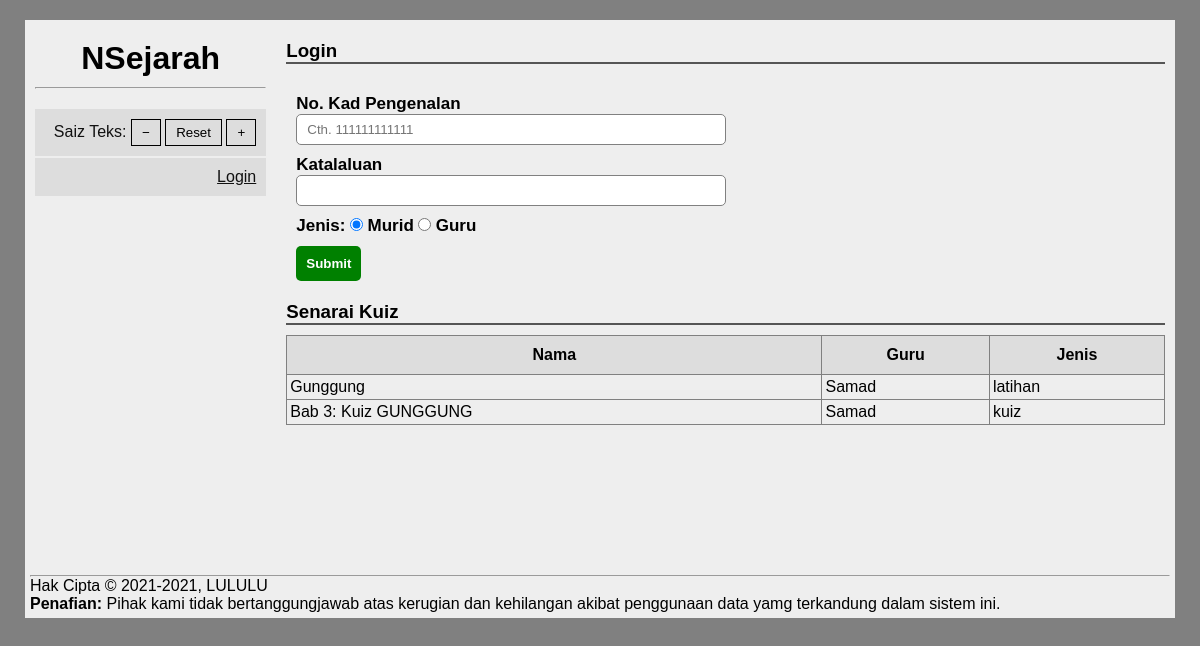
The page / on the database its author committed.
### tables this page shows
CREATE TABLE IF NOT EXISTS `kuiz` (
  `kz_id` int(10) UNSIGNED NOT NULL AUTO_INCREMENT,
  `kz_nama` varchar(255) NOT NULL,
  `kz_guru` int(10) UNSIGNED NOT NULL,
  `kz_ting` int(10) UNSIGNED DEFAULT NULL,
  `kz_tarikh` date NOT NULL,
  `kz_jenis` enum('kuiz','latihan') DEFAULT 'kuiz',
  `kz_masa` int(5) DEFAULT NULL,
  PRIMARY KEY (`kz_id`),
  KEY `kz_guru` (`kz_guru`),
  KEY `kz_ting` (`kz_ting`)
);

CREATE TABLE IF NOT EXISTS `guru` (
  `g_id` int(30) UNSIGNED NOT NULL AUTO_INCREMENT,
  `g_nokp` varchar(30) NOT NULL,
  `g_nama` varchar(255) NOT NULL,
  `g_katalaluan` varchar(255) NOT NULL,
  `g_jenis` enum('admin','guru') DEFAULT 'guru',
  PRIMARY KEY (`g_id`),
  UNIQUE KEY `g_nokp` (`g_nokp`)
);

### php/conn.php (called while the page is built, shortened)
<?php
$dbhost = 'localhost';
$dbuser = 'root';
$dbpass = '';
$dbname = 'nsejarah';
$conn = mysqli_connect( $dbhost, $dbuser, $dbpass, $dbname );
function getGuru( $id )
{
    global $conn;
    $table = 'guru';
    $col_1 = 'g_id';
    $query = "SELECT * FROM {$table} WHERE {$col_1} = ?";
    if( $stmt = $conn->prepare($query) )
    {
        $stmt->bind_param( 's', $id );
        $stmt->execute();
        $res = $stmt->get_result();
        if( $res->num_rows > 0 )
        {
            return $res->fetch_assoc();
        }
        else
        {
            return;
        }
    }
    else
    {
        return;
    }
}
function getKuizList( int $id_guru = null, int $limit = 10, int $offset = 0 )
{
    global $conn;
    $col_1 = 'kz_guru';
    $tambahan = $id_guru ? " WHERE {$col_1} = ? " : '';
    $query = "SELECT * FROM kuiz {$tambahan} LIMIT {$limit} OFFSET {$offset}";
    if( $stmt = $conn->prepare( $query ) )
    {
        $stmt->execute();
        $res = $stmt->get_result();
        if( $res->num_rows > 0 )
        {
            $kuiz_list = [];
            while( $kuiz = $res->fetch_assoc() )
            {
                array_push($kuiz_list, $kuiz);
            }
            return $kuiz_list;
        }
        else
        {
            return [];
        }
    }
}

### index.php (the view, shortened to what this page needs)
<?php
require 'php/conn.php';
?>
<!DOCTYPE html>
<html lang="en">
<head>
    <link rel="stylesheet" href="/base.css">
</head>
<body>
    <div class="container">
        <div id="navigasi">
            <?php require 'header.php'?>
        </div>
        <main>
            <?php
            if( !isset( $_SESSION['jenis'] ) )
            {
            ?>
            <div class="login-form">
                <h3>Login</h3>
                <form action="" method="post">
                    <label for="nokp" class="input-container">
                        <span>No. Kad Pengenalan</span>
                        <input type="text" name="nokp" id="nokp" class="input-field" placeholder="Cth. 111111111111" maxlength="12" minlength="12" required="required">
                    </label>
                    <label for="katalaluan" class="input-container">
                        <span>Katalaluan</span>
                        <input type="password" name="katalaluan" id="katalaluan" class="input-field" maxlength="15" required="required">
                    </label>
                    <div class="input-container">
                        <span>Jenis: </span>
                        <label for="murid" class="input-containers no-margin">
                            <input type="radio" name="jenis" id="murid" value="murid" checked required>
                            <span>Murid</span>
                        </label>
                        <label for="guru" class="input-containers no-margin">
                            <input type="radio" name="jenis" id="guru"  value="guru" required>
                            <span>Guru</span>
                        </label>
                    </div>
                    <button type="submit" name="submit" value="login">Submit</button>
                </form>
            </div>
            <?php
            }
            ?>
            <div class="senarai-kuiz">
                <h3>Senarai Kuiz</h3>
                <table border="1">
                    <thead>
                        <tr>
                            <th>Nama</th>
                            <th>Guru</th>
                            <th>Jenis</th>
                        </tr>
                    </thead>
                    <tbody>
                        <?php
                        $kuiz_list = getKuizList();
                        foreach( $kuiz_list as $kuiz )
                        {
                            $guru = getGuru( $kuiz['kz_guru'] );
                        ?>
                            <tr>
                                <td><?=$kuiz['kz_nama']?></td>
                                <td><?=$guru['g_nama']?></td>
                                <td><?=$kuiz['kz_jenis']?></td>
                            </tr>
                        <?php
                        }
                        ?>
                    </tbody>
                </table>
            </div>
        </main>
        <?php require 'footer.php'?>
    </div>
</body>
</html>

### base.css (style rules this page uses)
* { padding: 0; margin: 0; box-sizing: border-box; justify-content: center; align-items: center; }
body { background-color: grey; font-family: Arial, Helvetica, sans-serif; }
.container { width: 1150px; height: 550px; max-width: 100%; max-height: 90%; margin: 0 auto; margin-top: 20px; background-color: #eee; display: flex; position: relative; }
.container > * { height: 100%; }
.container #navigasi { flex: 2.5; overflow-y: auto; padding: 10px; }
.container main { flex: 9.5; padding: 10px; overflow: auto; }
.container main button[type=submit] { padding: 10px; font-weight: bold; background-color: green; color: white; border: none; border-radius: 5px; outline: none; cursor: pointer; }
.container main input, .container main select, .container main button { padding: 7px 10px; border: 1px solid grey; border-radius: 5px; outline: 0; }
.container main [class$=-form] form { width: 450px; padding: 10px; }
.container main [class$=-form] form .input-container { display: block; margin-top: 10px; }
.container main [class$=-form] form .input-container span { font-size: 17px; font-weight: bold; }
.container main [class$=-form] form .input-container .input-field { width: 100%; }
.container main [class$=-form] form [name=submit] { margin-top: 10px; }
.container main table { width: 100%; max-width: 100%; border-collapse: collapse; }
.container main table thead { background-color: #ddd; }
.container main table thead th { padding: 10px; }
.container main table tbody td { padding: 3px; }
.container main h3, .container main h2 { margin: 10px 0; border-bottom: 2px solid #555; }

### rows shown on the page
kuiz: kz_nama "Gunggung", kz_guru.g_nama "Samad", kz_jenis "latihan"
kuiz: kz_nama "Bab 3: Kuiz GUNGGUNG", kz_guru.g_nama "Samad", kz_jenis "kuiz"
